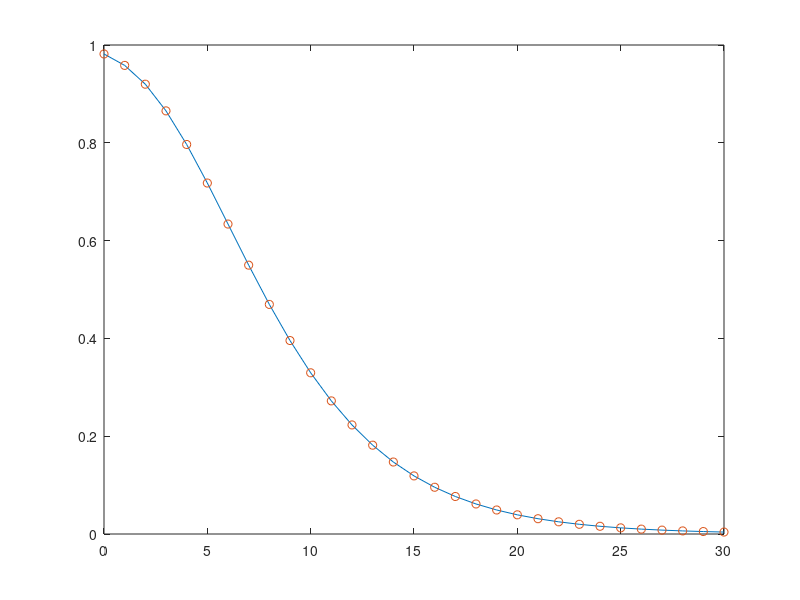

Source code (MATLAB):
clc
Yo = 1;
lamda = 1;
anpha = 0.75;
P0dB = 0:1:30;
P0 = 10.^(P0dB./10);
%---
P1 = P0.*anpha;
P2 = P0.*(1-anpha);
%Ly thuyet------------------------
F_LT = 1-exp(-(lamda*Yo)./(P2(:)));
%Mo phong
N = 10^5;
SNR = zeros(N,length(P0dB));
for i = 1:length(P0dB)
    g= gamrnd(1,1,1,N);
    for j = 1:N
        SNR(j) = P2(i)*g(j);
    end
end
F_MP = zeros(length(P0dB));
for i = 1:length(P0dB)
    for j =1:N
        F_MP(i) = F_MP(i) + sum(SNR(j,i)<Yo)/N;
    end
    
end
plot( P0dB,F_LT,P0dB,F_LT,'o' );